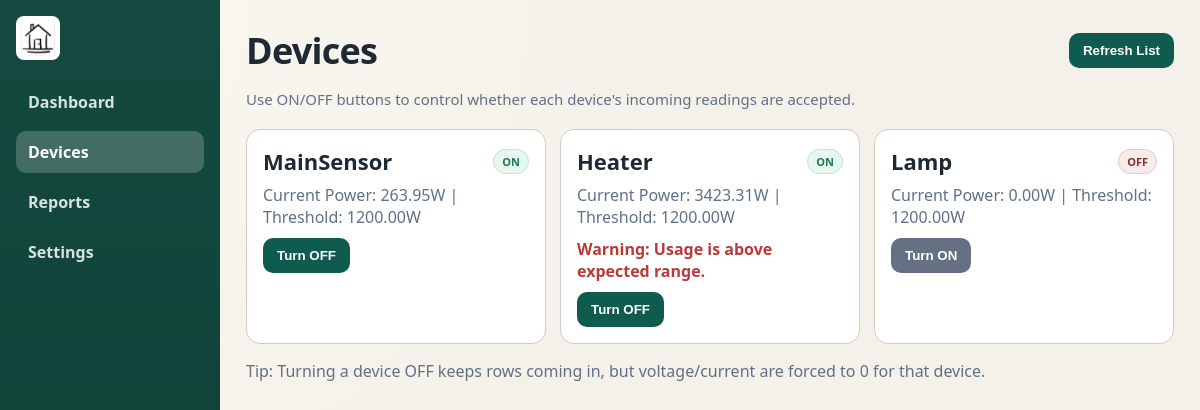
/devices, run on the app's committed database.
### tables this page shows
CREATE TABLE devices (
        id INTEGER PRIMARY KEY AUTOINCREMENT,
        name TEXT NOT NULL,
        type TEXT NOT NULL
    , is_active INTEGER NOT NULL DEFAULT 1, power_threshold_watts REAL NOT NULL DEFAULT 1200);

### api.py (the view)
@app.get("/devices", response_class=HTMLResponse)
async def get_devices(request: Request):
    conn = get_conn()
    cursor = conn.cursor()
    cursor.execute(
        """
        SELECT d.id, d.name, d.is_active, d.power_threshold_watts,
               COALESCE(latest.voltage * latest.current, 0) AS current_power
        FROM devices d
        LEFT JOIN (
            SELECT s.device_id, s.voltage, s.current
            FROM sensor_data s
            JOIN (
                SELECT device_id, MAX(timestamp) AS max_ts
                FROM sensor_data
                GROUP BY device_id
            ) mx
            ON s.device_id = mx.device_id
           AND s.timestamp = mx.max_ts
        ) latest ON latest.device_id = d.id
        ORDER BY d.id
        """
    )
    devices = cursor.fetchall()
    conn.close()
    return templates.TemplateResponse(
        "devices.html", {"request": request, "devices": devices}
    )

### templates/devices.html (shortened to what this page needs)
<!DOCTYPE html>
<html>
<head>
    <link rel="stylesheet" href="/static/app.css">
</head>
<body>
    <div class="container">
        <div class="sidebar">
            <img src="/static/home_icon.png" alt="Home" class="icon">
            <a href="/dashboard">Dashboard</a>
            <a class="active" href="/devices">Devices</a>
            <a href="/reports">Reports</a>
            <a href="/settings">Settings</a>
        </div>
        <div class="main">
            <div class="page-header">
                <h2>Devices</h2>
                <button id="refreshDevicesBtn" type="button" onclick="window.location.reload()">Refresh List</button>
            </div>
            <p class="subtext">Use ON/OFF buttons to control whether each device's incoming readings are accepted.</p>
            <div class="device-list">
                {% for d in devices %}
                <div class="device-card" data-device-id="{{ d[0] }}">
                    <div class="device-head">
                        <div class="device-name">{{ d[1] }}</div>
                        <span class="badge {{ 'on' if d[2] else 'off' }}">{{ 'ON' if d[2] else 'OFF' }}</span>
                    </div>
                    <div class="device-meta">
                        Current Power: {{ '%.2f'|format(d[4]) }}W
                        | Threshold: {{ '%.2f'|format(d[3]) }}W
                    </div>
                    {% if d[4] > d[3] %}
                    <p class="warning">Warning: Usage is above expected range.</p>
                    {% endif %}
                    <button
                        class="toggle-btn {{ 'on' if d[2] else 'off' }}"
                        data-device-id="{{ d[0] }}"
                        data-is-active="{{ 1 if d[2] else 0 }}"
                        onclick="toggleDevice(this)">
                        Turn {{ 'OFF' if d[2] else 'ON' }}
                    </button>
                </div>
                {% endfor %}
            </div>
            <p class="note">Tip: Turning a device OFF keeps rows coming in, but voltage/current are forced to 0 for that device.</p>
        </div>
    </div>
</body>
</html>

### static/app.css (style rules this page uses)
:root { --bg: #f4f1ea; --panel: #ffffff; --text: #1f2933; --muted: #617084; --line: #d5ccbf; --accent: #0f5b4f; --accent-2: #0b3f36; --danger: #b83a3a; --ok: #1f7a4f; }
* { box-sizing: border-box; }
body { margin: 0; background: radial-gradient(circle at top left, #fbf8f3, var(--bg) 45%); color: var(--text); font-family: "Manrope", "Avenir Next", "Segoe UI", sans-serif; font-weight: 400; }
.container { min-height: 100vh; display: grid; grid-template-columns: 220px 1fr; }
.sidebar { background: linear-gradient(180deg, #144a3f 0%, #0f3d34 100%); color: #e8efe9; padding: 16px; }
.icon { width: 44px; height: 44px; object-fit: contain; border-radius: 8px; background: #fff; padding: 4px; margin-bottom: 16px; }
.sidebar a { display: block; color: #d7e3de; text-decoration: none; padding: 10px 12px; border-radius: 10px; margin-bottom: 8px; font-weight: 600; }
.sidebar a.active { background: rgba(255, 255, 255, 0.2); color: #fff; }
.main { padding: 26px; }
.page-header { display: flex; justify-content: space-between; align-items: center; gap: 12px; flex-wrap: wrap; margin-bottom: 14px; }
.page-header h2 { margin: 0; font-size: 36px; letter-spacing: -0.02em; font-weight: 700; }
.subtext { color: var(--muted); margin: 0 0 20px; font-size: 15px; }
button, .toggle-btn { border: 0; border-radius: 10px; padding: 10px 14px; background: var(--accent); color: #fff; font-weight: 600; cursor: pointer; }
.tile, .section, .device-card { background: var(--panel); border: 1px solid var(--line); border-radius: 14px; padding: 16px; }
.device-list { display: grid; grid-template-columns: repeat(auto-fit, minmax(260px, 1fr)); gap: 14px; }
.device-head { display: flex; justify-content: space-between; align-items: center; gap: 8px; margin-bottom: 8px; }
.device-name { font-weight: 700; font-size: 22px; }
.badge { font-size: 11px; font-weight: 600; border-radius: 999px; padding: 4px 8px; border: 1px solid transparent; }
.badge.on { background: #e7f6ef; color: var(--ok); border-color: #bee7ce; }
.badge.off { background: #f6ecec; color: #8a2f2f; border-color: #ebc4c4; }
.device-meta { color: var(--muted); margin-bottom: 10px; font-weight: 400; }
.warning { color: var(--danger); font-weight: 600; margin: 0 0 10px; }
.toggle-btn.on { background: var(--accent); }
.toggle-btn.off { background: #667085; }
.note { margin-top: 16px; color: var(--muted); font-weight: 400; }

### data on the page
devices: name "MainSensor", is_active "ON", d "263.95", power_threshold_watts "1200.00", is_active "OFF"
devices: name "Heater", is_active "ON", d "3423.31", power_threshold_watts "1200.00", shows "Warning: Usage is above expected range.", is_active "OFF"
devices: name "Lamp", is_active "OFF", is_active "0.00", power_threshold_watts "1200.00", is_active "ON"
